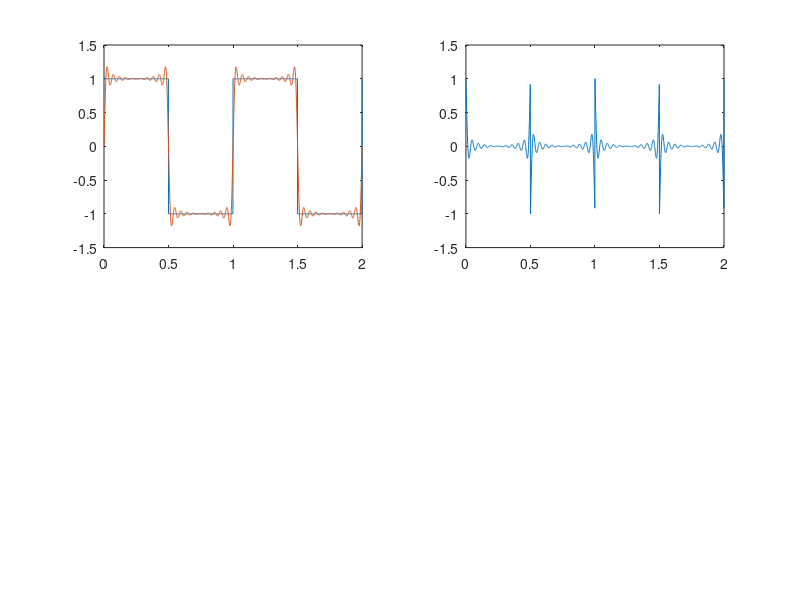
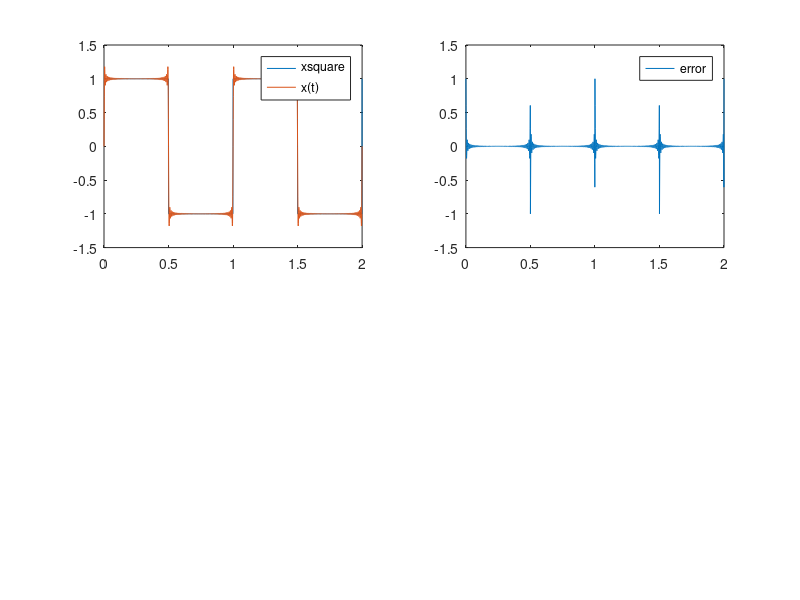
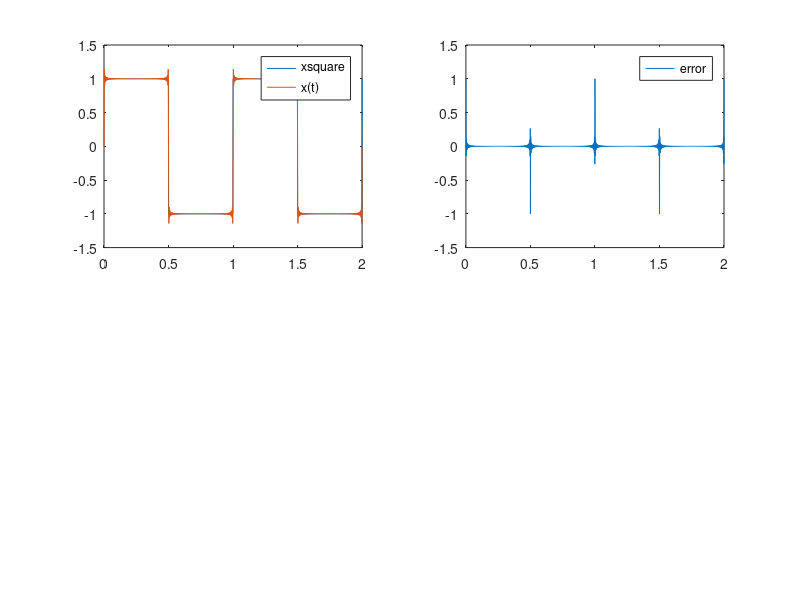
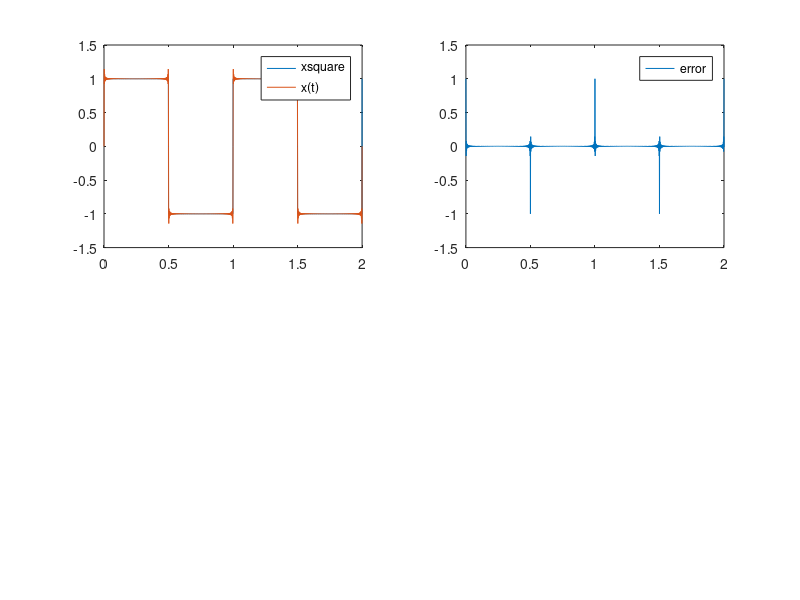

Write MATLAB code to recreate these figures, in order.
clear all;
% Task 1
fs=1000;
f=1;
t=0:1/fs:2;
xsquare=square(2*pi*f*t);

% Task 2
figure (1);
xs=0;
for n=-10:10
    xs=xs+(2/pi)*(1/(2*n-1))*cos((2*n-1)*(2*pi*f)*t-(pi/2));
end;
subplot(221);
plot(t,xsquare); hold on;
plot(t,xs)
subplot(222);
plot(t,xsquare-xs);

% Task 3
for m=1:10
    figure(m+1);
    xs=0;
    for n=m*(-50):m*50
        xs=xs+(2/pi)*(1/(2*n-1))*cos((2*n-1)*(2*pi*f)*t-(pi/2));
    end;
    subplot(221);
    plot(t,xsquare); hold on;
    plot(t,xs)
    legend('xsquare','x(t)')
    subplot(222);
    plot(t,xsquare-xs);
    legend('error')
end;

% Task 4
arr=[50,100,150,200,250,300,350,400,450,500];
count = 0;
list = zeros(10);
alist = 1;
sum = 0;
sum1 = 0;
for N=50:50:500;
    for n=-N:N
        sum=sum+(2/pi)*(1/(2*n-1))*cos((2*n-1)*(2*pi*f)*t-(pi/2));
    end;
    arx=(xsquare-sum).^2;
    for i=1:2000
        sum1 = sum1 +arx(i);
    end
    sum1 = sum1/2000;
    list(alist) = sum1;
    alist = alist + 1;
    sum = 0;
    sum1 = 0;
end
figure(12);
plot(arr, list);
        
